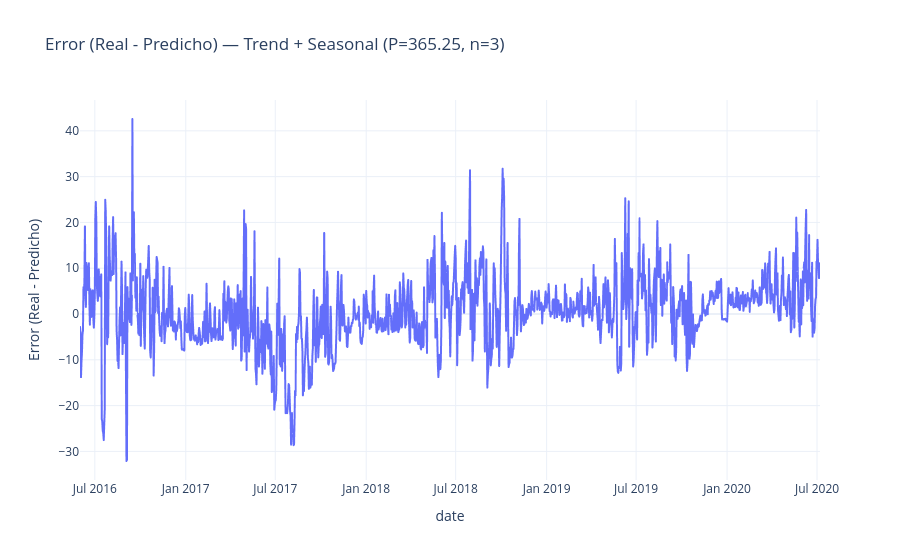
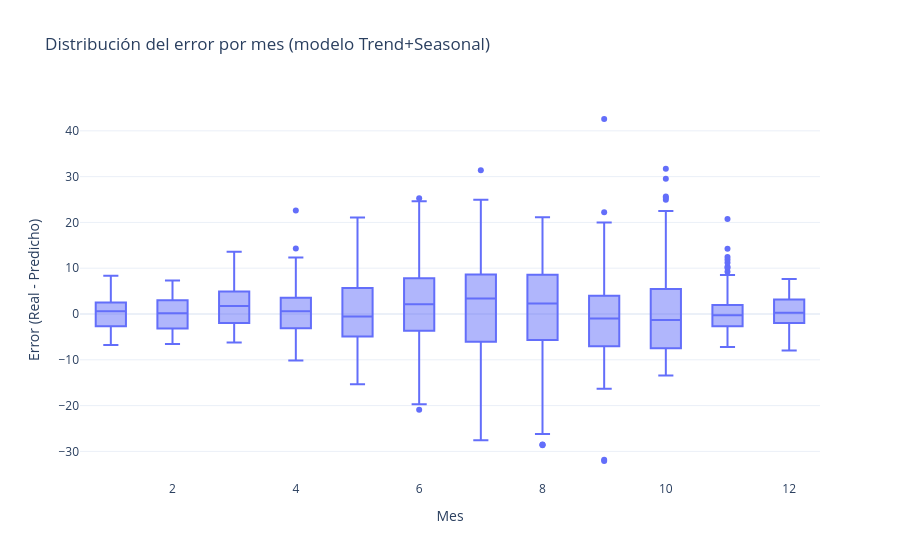

Here is the notebook cell these charts were saved with, in order:
### Code cell
residuals_combined = df['Energy_kWh'].values - recon_full

fig_res_comb = px.line(x=df['date'], y=residuals_combined,
                      labels={'x':'date', 'y':'Error (Real - Predicho)'},
                      title=f'Error (Real - Predicho) — Trend + Seasonal (P={P}, n={n})')
fig_res_comb.update_layout(template='plotly_white')
fig_res_comb.show()

# Calcular MAE por conjunto (ya calculado) y mostrarlos juntos
print("\nResumen de MAE:")
print(f"Trend only - MAE train: {mae_train_trend:.4f}, MAE test: {mae_test_trend:.4f}")
print(f"Trend+Season - MAE train: {mae_train_seasonal:.4f}, MAE test: {mae_test_seasonal:.4f}")

# Adicional: gráfico de errores por periodo (ej. boxplot por mes) para ver estacionalidad
df_err = df.copy()
df_err['resid_trend'] = df['Energy_kWh'].values - y_full_pred_trend
df_err['resid_comb']  = df['Energy_kWh'].values - recon_full
df_err['month'] = df_err['date'].dt.month

fig_box = px.box(df_err, x='month', y='resid_comb',
                 labels={'month':'Mes', 'resid_comb':'Error (Real - Predicho)'},
                 title='Distribución del error por mes (modelo Trend+Seasonal)')
fig_box.update_layout(template='plotly_white')
fig_box.show()

### Figure 1 — Plotly figure (JSON) as saved in the notebook; plotly's stock layout.template omitted (floating-point values rounded to 4 significant figures; data arrays with more than 128 entries replaced by an {"elided": "..."} marker saying what was removed)
{"data": [{"hovertemplate": "date=%{x}<br>Error (Real - Predicho)=%{y}<extra></extra>", "legendgroup": "", "line": {"color": "#636efa", "dash": "solid"}, "marker": {"symbol": "circle"}, "mode": "lines", "name": "", "showlegend": false, "type": "scattergl", "x": {"elided": "1498 str values"}, "xaxis": "x", "y": {"elided": "1498 float values"}, "yaxis": "y"}], "layout": {"legend": {"tracegroupgap": 0}, "title": {"text": "Error (Real - Predicho) — Trend + Seasonal (P=365.25, n=3)"}, "xaxis": {"anchor": "y", "domain": [0, 1], "title": {"text": "date"}}, "yaxis": {"anchor": "x", "domain": [0, 1], "title": {"text": "Error (Real - Predicho)"}}}}

### Figure 2 — Plotly figure (JSON) as saved in the notebook; plotly's stock layout.template omitted (floating-point values rounded to 4 significant figures; data arrays with more than 128 entries replaced by an {"elided": "..."} marker saying what was removed)
{"data": [{"alignmentgroup": "True", "hovertemplate": "Mes=%{x}<br>Error (Real - Predicho)=%{y}<extra></extra>", "legendgroup": "", "marker": {"color": "#636efa"}, "name": "", "notched": false, "offsetgroup": "", "orientation": "v", "showlegend": false, "type": "box", "x": {"elided": "1498 int values"}, "x0": " ", "xaxis": "x", "y": {"elided": "1498 float values"}, "y0": " ", "yaxis": "y"}], "layout": {"boxmode": "group", "legend": {"tracegroupgap": 0}, "title": {"text": "Distribución del error por mes (modelo Trend+Seasonal)"}, "xaxis": {"anchor": "y", "domain": [0, 1], "title": {"text": "Mes"}}, "yaxis": {"anchor": "x", "domain": [0, 1], "title": {"text": "Error (Real - Predicho)"}}}}
